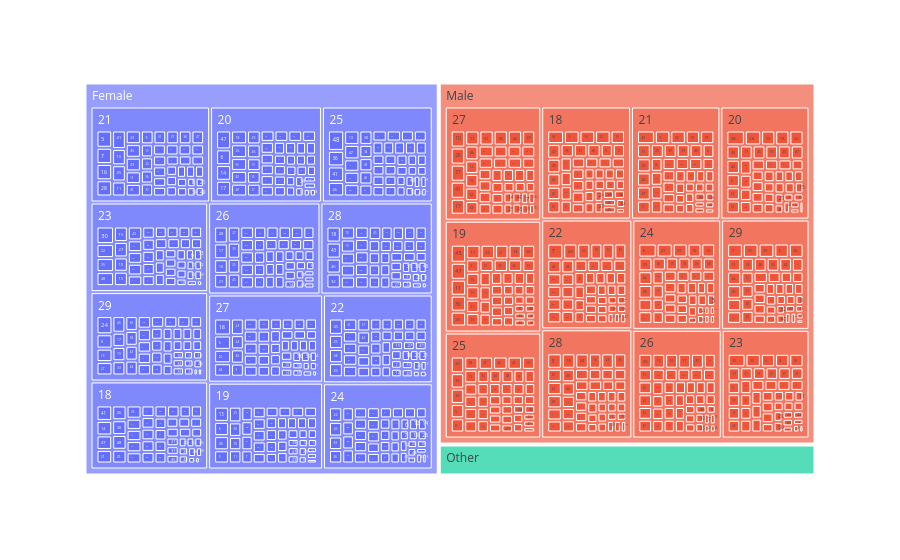

Notebook code cell kept with this figure:
### Code cell
grafico = px.treemap(df, path=['Gender', 'Age','Study_Hours_per_Week'])
grafico.show()

### Figure 1 — Plotly figure (JSON) as saved in the notebook; plotly's stock layout.template omitted (floating-point values rounded to 4 significant figures; data arrays with more than 128 entries replaced by an {"elided": "..."} marker saying what was removed)
{"data": [{"branchvalues": "total", "domain": {"x": [0, 1], "y": [0, 1]}, "hovertemplate": "labels=%{label}<br>count=%{value}<br>parent=%{parent}<br>id=%{id}<extra></extra>", "ids": {"elided": "1397 str values"}, "labels": {"elided": "1397 str values"}, "name": "", "parents": {"elided": "1397 str values"}, "type": "treemap", "values": {"elided": "1397 int values"}}], "layout": {"legend": {"tracegroupgap": 0}, "margin": {"t": 60}}}
